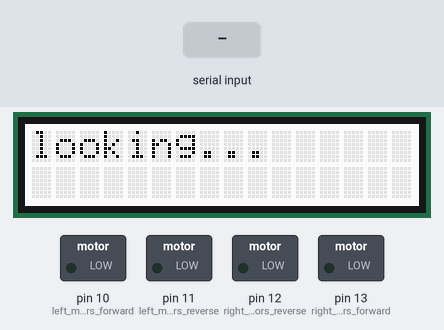
Simulated run of this sketch. Board: Arduino Uno, built with avr-gcc and run on an emulated ATmega328P. Parts: 16×2 character LCD, switched loads named in the sketch (green lamp = pin HIGH). The test bench sets the inputs (shaded band).

Above: at 1.2 s.
1.3 s: "90,45\n" received over Serial
At 2.3 s:
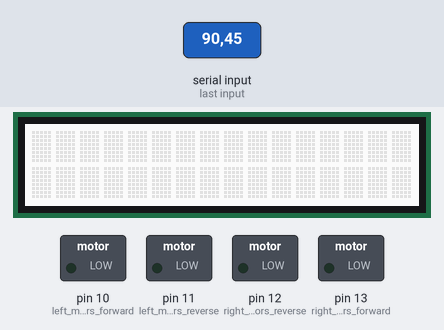
4.3 s: "30,150\n" received over Serial
At 6.5 s:
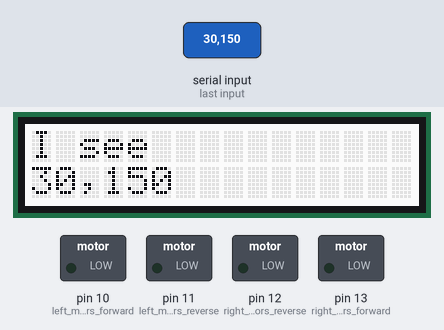
7.3 s: "1 person" received over Serial
At 8.6 s:
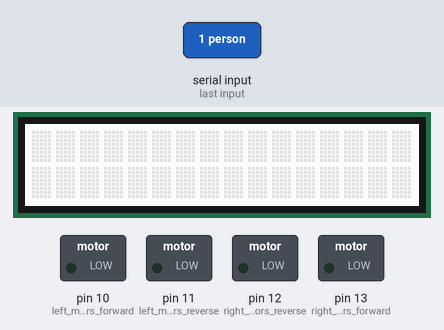
10.3 s: "0." received over Serial
Timing chart, 0 to 13.3 s (numbered marks = the images above; inputs shaded):
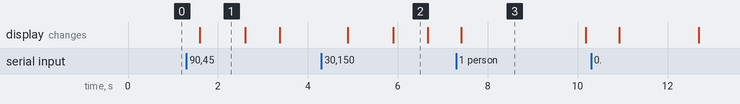

Measured:
- after the input at 1.3 s, the display: changes after 0.29 s (image 1)
- after the input at 4.3 s, the display: first changes after 0.58 s (image 2 shows a later state)
- after the input at 7.3 s, the display: changes after 0.11 s (image 3)
- what the display in image 1 shows lasts 1.0 s, from 1.6 s to 2.6 s
- what the display in image 2 shows lasts 0.8 s, from 5.9 s to 6.7 s
- what the display in image 3 shows lasts 2.8 s, from 7.4 s to 10.2 s

The sketch:

FinalElectronicsCode.ino
```cpp
// include the Library code:
#include <Wire.h>
#include <Adafruit_RGBLCDShield.h>
#include <utility/Adafruit_MCP23017.h>


// These #defines make it easy to set the backlight color
#define WHITE 0x7

// Creating objects that will be used throughout the code
String detection;
String xCoordStr;
float xCoord;
Adafruit_RGBLCDShield lcd = Adafruit_RGBLCDShield();


void setup() {
  // begin with 9600 baud rate
  Serial.begin(9600);

  // set up the LCD's number of columns and rows
  lcd.begin(16, 2);
  lcd.clear();
  lcd.setBacklight(WHITE);

  // connects the pins to the corresponding motor functions
  pinMode(13,OUTPUT);   //right motors forward
  pinMode(12,OUTPUT);   //right motors reverse
  pinMode(11,OUTPUT);   //left motors reverse
  pinMode(10,OUTPUT);   //left motors forward
}

void loop() {
  // set the cursor to column 0, line 0 and clears it
  lcd.setCursor(0, 0);
  lcd.clear();

  // if something is ready to be read, read it
  if (Serial.available()) {
    detection = Serial.readString();  // reading string from Serial, which in this case comes from the Python file

    // moves/turns the car only if the only thing it's reading is "1 person"
    if (detection == "1 person") {
      xCoordStr = Serial.readString();  // re-read the string from Serial now that we want the x-coordinate

      // filters through the readings; only takes strings that are clearly coordinates (starts with 0.)
      if (xCoordStr.substring(0,2) == "0.") {
        xCoord = xCoordStr.substring(0, 5).toFloat();   // converts the x-coordinate string to a float

        // NOTE: The coordinates range from 0 to 1
        // turns the car left if the x-coordinate is to the left
        if (xCoord <= 0.4) {
          lcd.print("Turning left");

          // turns left by turning the right motors forward and left motors backwards
          digitalWrite(13, HIGH);
          digitalWrite(11, HIGH);
        }

        // turns the car right if the x-coordinate is to the right
        else if (xCoord >= 0.6) {
          lcd.print("Turning right");

          // turns right by turning the left motors forward and right motors backwards
          digitalWrite(12, HIGH);
          digitalWrite(10, HIGH);
        }

        // if the x-coordinate of the human is in the range of 0.4-0.6, move forward
        else {
          lcd.print("Moving toward");
          lcd.setCursor(0, 1);
          lcd.print("person");
          lcd.setCursor(0, 0);
          digitalWrite(13, HIGH);
          digitalWrite(10, HIGH);
        }
      }
    }

    // if the detection is not "1 person" and not an x-coordinate, print what it sees to the lcd screen
    else if (detection.substring(0,2) != "0.") {
      lcd.print("I see");
      lcd.setCursor(0,1);
      lcd.print(detection);
    }
  }

  // if Serial.read is not available, just print "looking..." on the screen
  else {
    lcd.print("looking...");
  }

  // basically turn the motoros on for 250ms
  delay(250);

  // turn all motors off
  digitalWrite(13, LOW);
  digitalWrite(12, LOW);
  digitalWrite(11, LOW);
  digitalWrite(10, LOW);
  delay(500);
}
```
